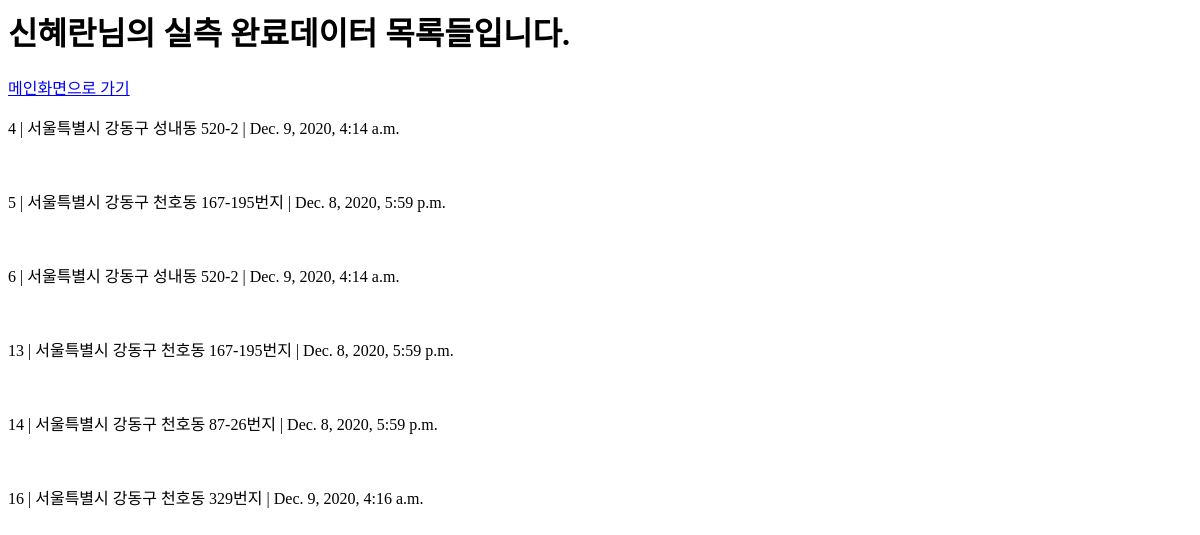
/completed/ (signed in), run on an earlier commit of the app's database.
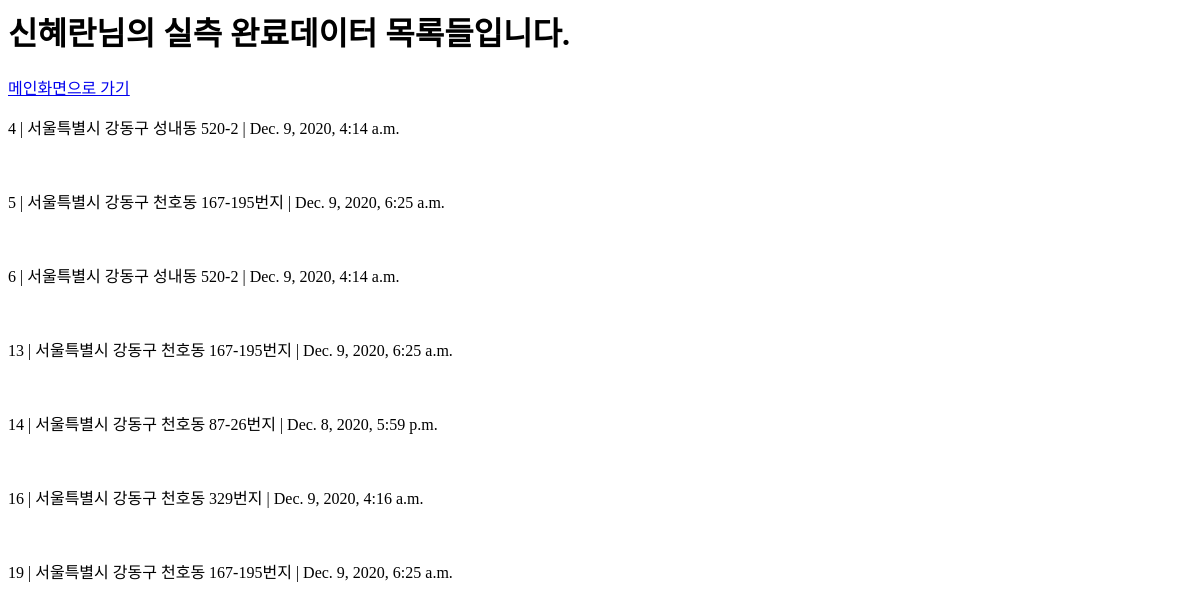
And on a later commit of the database.
### main/models.py (models this page shows)
class Cart(models.Model):
    user = models.ForeignKey(CustomUser, default=None, on_delete=models.CASCADE) # cart에 추가한사람 / 완료하면:실측자
    data = models.ForeignKey(Data, default=None, on_delete=models.CASCADE)
    state = models.BooleanField(default=False)#실측 True / False

class Data(models.Model):
    data_type = models.CharField(max_length=10)
    location = models.CharField(max_length=30) #주소
    area1 = models.CharField(max_length=30) # ~시
    area2 = models.CharField(max_length=30) # ~시
    near_view = models.ImageField(null=True, blank=True) #근경
    distant_view = models.ImageField(null=True, blank=True) #원경
    etc =  models.CharField(max_length=30, default='-',blank=True,null=False) #특이사항
    updated_at = models.DateTimeField(auto_now=True) # 실측 날짜
    Latitude = models.CharField(max_length=20) #위도
    longitude = models.CharField(max_length=20) #경도

### main/views.py (the view)
# urls.py: path('completed/',views.completed_data, name = 'completed'),
def completed_data(request):
    cart=Cart.objects.filter(user=request.user,state=True)
    return render(request, 'completed.html',{'cart':cart
    })

### templates/main/completed.html (shortened to what this page needs)
<h1>{{user}}님의 실측 완료데이터 목록들입니다.</h1>
<a href="{% url 'test'%}">메인화면으로 가기</a>
{% for c in cart %}
<p>{{c.id}} | {{c.data.location}} | {{c.data.updated_at}}</p>
{% endfor %}

What changed in the data, as far as the page shows it:
changed through a linked row, Cart id 5: data.updated_at "Dec. 8, 2020, 5:59 p.m." → "Dec. 9, 2020, 6:25 a.m."
changed through a linked row, Cart id 13: data.updated_at "Dec. 8, 2020, 5:59 p.m." → "Dec. 9, 2020, 6:25 a.m."
added Cart: id "19", data.location "서울특별시 강동구 천호동 167-195번지", data.updated_at "Dec. 9, 2020, 6:25 a.m."
